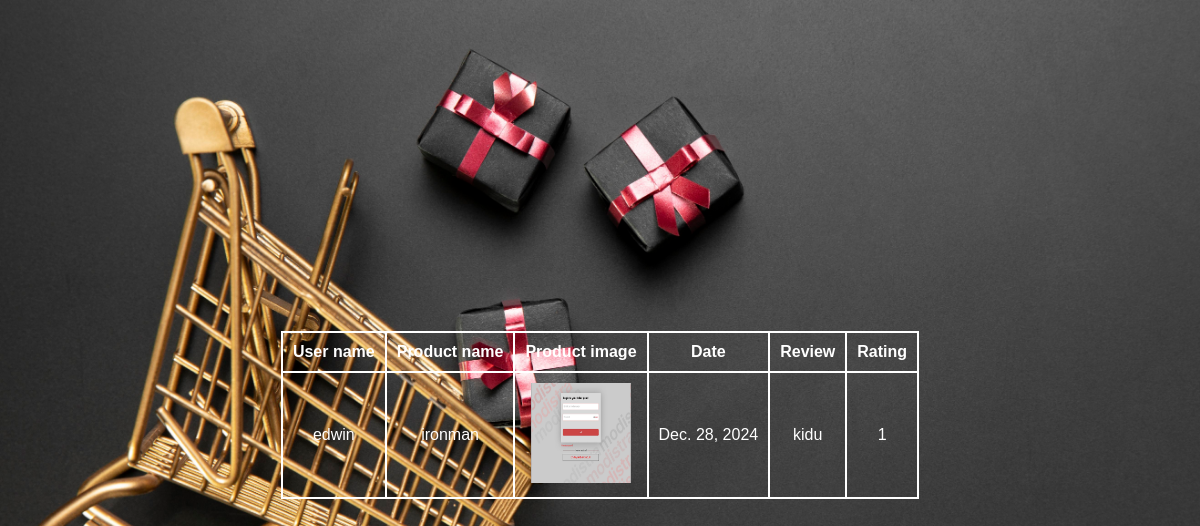
Before: /sellerreview with the older database file.
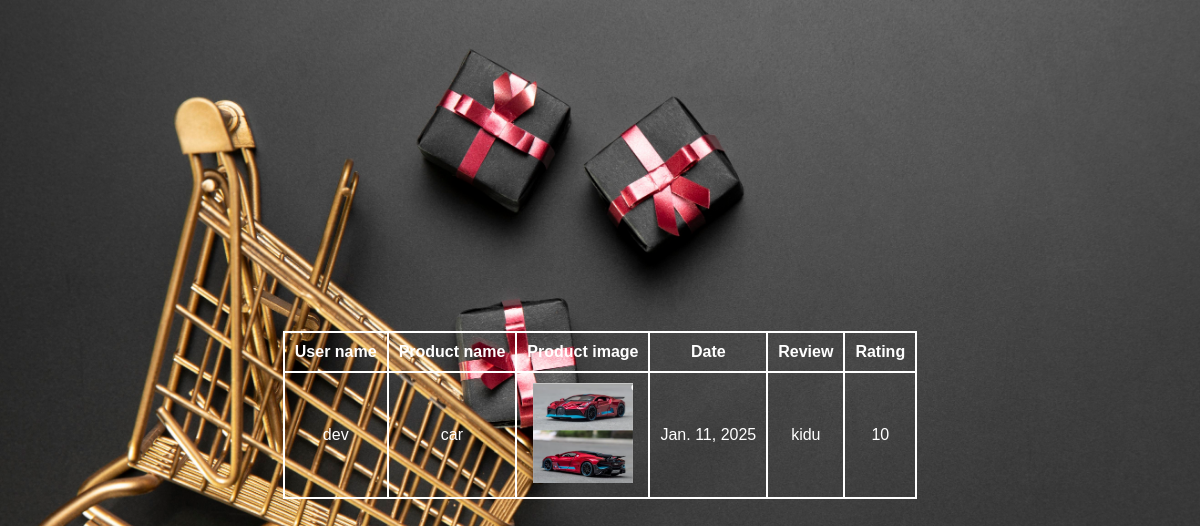
After: the same page with the newer database file.
### SpeedKartApp/models.py (models this page shows)
class Productrate_Table(models.Model):
    USER_ID = models.ForeignKey(UserTable_model, on_delete=models.CASCADE, null=True, blank=True)
    PRODUCT_ID = models.ForeignKey(Product_Table, on_delete=models.CASCADE, null=True, blank=True)
    created_at = models.DateField(auto_now_add= True, null=True, blank=True)
    updated_at = models.DateField(auto_now= True, null=True, blank=True)
    Review = models.CharField(max_length= 200, null= True, blank= True)
    Ratings = models.IntegerField(null= True, blank= True)
    Complaint = models.CharField(max_length= 200,null= True,blank= True)
    Reply = models.CharField(max_length= 200,null= True,blank= True)

class UserTable_model(models.Model):
    LOGIN_ID = models.ForeignKey(LoginTable_model, on_delete=models.CASCADE, null=True, blank=True)
    Name = models.CharField(max_length=100, null=True, blank=True)
    Email = models.CharField(max_length=100, null=True, blank=True)
    Phone_no = models.IntegerField(null= True, blank= True)
    Address = models.CharField(max_length=200, null=True, blank=True)

class LoginTable_model(models.Model):
    username = models.CharField(max_length=100, null=True, blank=True)
    password = models.CharField(max_length=100, null=True, blank=True)
    type = models.CharField(max_length=100, null=True, blank=True)

class Product_Table(models.Model):
    SELLER_ID = models.ForeignKey(Seller_Table, on_delete=models.CASCADE, null=True, blank=True)
    CATEGORY= models.ForeignKey(Category_Table, on_delete=models.CASCADE, null=True, blank=True)
    Product_name = models.CharField(max_length=100, null=True, blank=True)
    Product_image = models.FileField(upload_to='product/',null= True,blank=True)
    Description =  models.CharField(max_length= 100, null= True, blank= True)
    Price = models.IntegerField(null= True, blank= True)
    Quantity = models.IntegerField(null= True, blank= True)

### SpeedKartApp/views.py (the view)
# urls.py: path('sellerreview', SellerReview.as_view(), name="sellerreview"),
class SellerReview(View):
    def get(self, request):
        c=Productrate_Table.objects.all()
        return render(request, 'seller/review_seller.html',{'o':c})

### templates/seller/review_seller.html (shortened to what this page needs)
{% load static %}
<!DOCTYPE html>
<html lang="en">
<head>
    <link rel="stylesheet" href="{% static 'style.css'  %}">
</head>
<body>
    <div class="test">
        <table>
            <tr>
        <th>User name</th>
        <th>Product name</th>
        <th>Product image</th>
        <th>Date</th>
        <th>Review</th>
        <th>Rating</th>
    </tr>
    {% for i in o %}
        <tr>
        <td>{{i.USER_ID.LOGIN_ID.username}}</td>
        <td>{{i.PRODUCT_ID.Product_name}}</td>
        <td><img src="{{i.PRODUCT_ID.Product_image.url}}" alt="" height="100px" width="100px"></td>
        <td>{{i.created_at}}</td>
        <td>{{i.Review}}</td>
        <td>{{i.Ratings}}</td>
       </tr>
       {% endfor %}
    </table>
</body>
</html>

Changed rows visible on the page:
removed Productrate_Table: USER_ID.LOGIN_ID.username "edwin", PRODUCT_ID.Product_name "ironman", PRODUCT_ID.Product_image (picture), created_at "Dec. 28, 2024", Review "kidu", Ratings "1"
added Productrate_Table: USER_ID.LOGIN_ID.username "dev", PRODUCT_ID.Product_name "car", PRODUCT_ID.Product_image (picture), created_at "Jan. 11, 2025", Review "kidu", Ratings "10"
